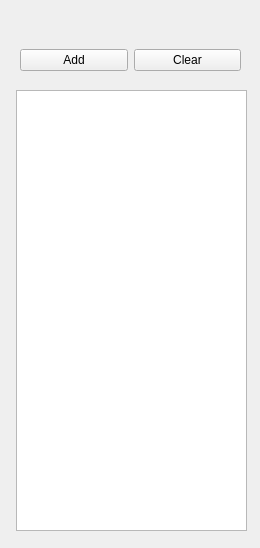
<?xml version="1.0" encoding="UTF-8"?>
<ui version="4.0">
 <class>Form</class>
 <widget class="QWidget" name="Form">
  <property name="geometry">
   <rect>
    <x>0</x>
    <y>0</y>
    <width>260</width>
    <height>548</height>
   </rect>
  </property>
  <property name="windowTitle">
   <string>Form</string>
  </property>
  <widget class="QListWidget" name="listWidget">
   <property name="geometry">
    <rect>
     <x>16</x>
     <y>90</y>
     <width>231</width>
     <height>441</height>
    </rect>
   </property>
  </widget>
  <widget class="QWidget" name="gridLayoutWidget">
   <property name="geometry">
    <rect>
     <x>20</x>
     <y>40</y>
     <width>221</width>
     <height>41</height>
    </rect>
   </property>
   <layout class="QGridLayout" name="gridLayout">
    <item row="0" column="0">
     <widget class="QPushButton" name="pB_add">
      <property name="text">
       <string>Add</string>
      </property>
     </widget>
    </item>
    <item row="0" column="1">
     <widget class="QPushButton" name="pB_clear">
      <property name="text">
       <string>Clear</string>
      </property>
     </widget>
    </item>
   </layout>
  </widget>
 </widget>
 <resources/>
 <connections/>
</ui>
